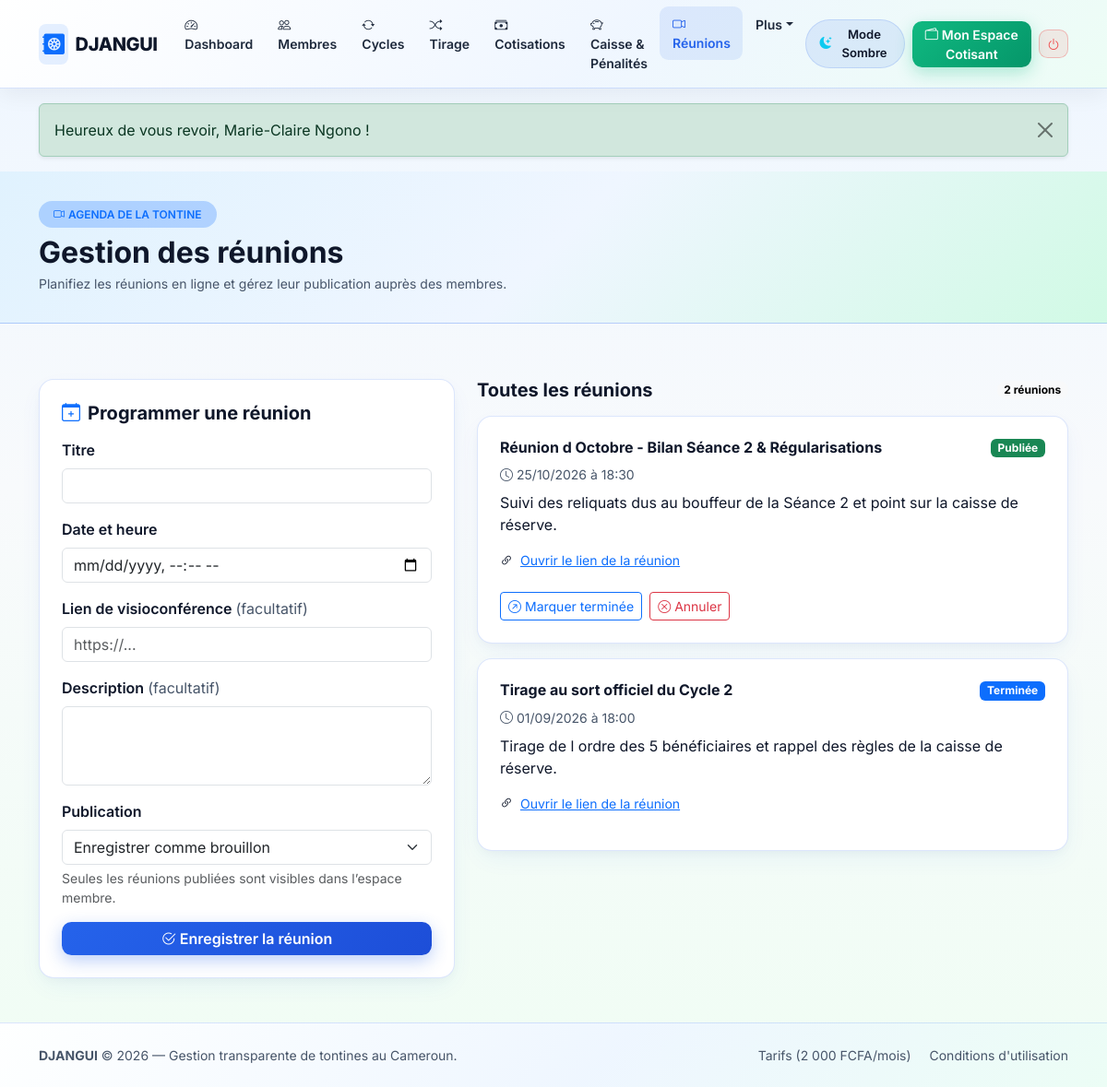
Screenshot of /admin/meetings.php (signed in) with the database file from the repository.
### tables this page shows
CREATE TABLE meetings (
    id INT UNSIGNED AUTO_INCREMENT PRIMARY KEY,
    tontine_id INT UNSIGNED NOT NULL,
    titre VARCHAR(150) NOT NULL,
    date_heure DATETIME NOT NULL,
    lien_zoom VARCHAR(500) DEFAULT NULL,
    description TEXT DEFAULT NULL,
    statut ENUM('brouillon', 'publiee', 'terminee', 'annulee') NOT NULL DEFAULT 'brouillon',
    cree_par_id INT UNSIGNED NOT NULL,
    created_at DATETIME NOT NULL DEFAULT CURRENT_TIMESTAMP,

    CONSTRAINT fk_meetings_tontine FOREIGN KEY (tontine_id) REFERENCES tontines(id) ON DELETE CASCADE ON UPDATE CASCADE,
    CONSTRAINT fk_meetings_admin FOREIGN KEY (cree_par_id) REFERENCES users(id) ON DELETE RESTRICT ON UPDATE CASCADE,
    INDEX idx_meetings_tontine_date (tontine_id, statut, date_heure)
);

### includes/functions.php (called while the page is built, shortened)
<?php
function e($texte) {
    return htmlspecialchars((string)$texte, ENT_QUOTES, 'UTF-8');
}

### admin/meetings.php (the view, shortened to what this page needs)
<?php
require_once __DIR__ . '/../includes/db.php';
require_once __DIR__ . '/../includes/functions.php';
$tontine_id = (int)$_SESSION['tontine_id'];
$stmtMeetings = $pdo->prepare("
    SELECT id, titre, date_heure, lien_zoom, description, statut
    FROM meetings
    WHERE tontine_id = ?
    ORDER BY (date_heure < NOW()) ASC,
             CASE WHEN date_heure >= NOW() THEN date_heure END ASC,
             date_heure DESC
");
$stmtMeetings->execute([$tontine_id]);
$reunions = $stmtMeetings->fetchAll();
$libelles_statut = [
    'brouillon' => 'Brouillon',
    'publiee' => 'Publiée',
    'terminee' => 'Terminée',
    'annulee' => 'Annulée',
];
$classes_statut = [
    'brouillon' => 'text-bg-secondary',
    'publiee' => 'text-bg-success',
    'terminee' => 'text-bg-primary',
    'annulee' => 'text-bg-danger',
];
require_once __DIR__ . '/../includes/header.php';
require_once __DIR__ . '/../includes/navbar.php';
?>
<div class="page-header-dark">
    <div class="container">
        <span class="badge bg-primary bg-opacity-25 text-primary px-3 py-2 rounded-pill fw-semibold mb-2">
            <i class="bi bi-camera-video me-1"></i>AGENDA DE LA TONTINE
        </span>
        <h1 class="fw-bold h2 mb-1">Gestion des réunions</h1>
        <p class="text-muted small mb-0">Planifiez les réunions en ligne et gérez leur publication auprès des membres.</p>
    </div>
</div>
<main class="container pb-5">
    <div class="row g-4 mt-1">
        <section class="col-lg-5" aria-labelledby="form-reunion-title">
            <div class="card card-djangui p-4">
                <h2 id="form-reunion-title" class="h5 fw-bold mb-3">
                    <i class="bi bi-calendar-plus text-primary me-2"></i>Programmer une réunion
                </h2>
                <form method="POST" action="meetings.php">
                    <div class="mb-3">
                        <label for="titre" class="form-label fw-semibold">Titre</label>
                        <input type="text" class="form-control" id="titre" name="titre" maxlength="150" required>
                    </div>
                    <div class="mb-3">
                        <label for="date_heure" class="form-label fw-semibold">Date et heure</label>
                        <input type="datetime-local" class="form-control" id="date_heure" name="date_heure" required>
                    </div>
                    <div class="mb-3">
                        <label for="lien_zoom" class="form-label fw-semibold">Lien de visioconférence <span class="text-muted fw-normal">(facultatif)</span></label>
                        <input type="url" class="form-control" id="lien_zoom" name="lien_zoom" maxlength="500" placeholder="https://...">
                    </div>
                    <div class="mb-3">
                        <label for="description" class="form-label fw-semibold">Description <span class="text-muted fw-normal">(facultatif)</span></label>
                        <textarea class="form-control" id="description" name="description" rows="3"></textarea>
                    </div>
                    <div class="mb-3">
                        <label for="statut" class="form-label fw-semibold">Publication</label>
                        <select class="form-select" id="statut" name="statut">
                            <option value="brouillon">Enregistrer comme brouillon</option>
                        </select>
                        <div class="form-text">Seules les réunions publiées sont visibles dans l’espace membre.</div>
                    </div>
                    <button type="submit" class="btn btn-glow-blue w-100">
                        <i class="bi bi-check2-circle me-1"></i>Enregistrer la réunion
                    </button>
                </form>
            </div>
        </section>
        <section class="col-lg-7" aria-labelledby="reunions-title">
            <div class="d-flex justify-content-between align-items-center mb-3">
                <h2 id="reunions-title" class="h5 fw-bold mb-0">Toutes les réunions</h2>
                <span class="badge rounded-pill text-bg-light"><?= count($reunions) ?> réunion<?= count($reunions) > 1 ? 's' : '' ?></span>
            </div>
            <?php if (empty($reunions)): ?>
                <div class="card card-djangui p-4 text-center text-muted">
                    <i class="bi bi-calendar2-x fs-2 mb-2"></i>
                    Aucune réunion n’est programmée. Utilisez le formulaire pour en créer une.
                </div>
            <?php else: ?>
                <div class="d-flex flex-column gap-3">
                    <?php foreach ($reunions as $reunion): ?>
                        <?php
                        $statut = $reunion['statut'];
                        $transitions_possibles = [
                            'brouillon' => ['publiee' => 'Publier'],
                            'publiee' => ['terminee' => 'Marquer terminée'],
                        ];
                        ?>
                        <article class="card card-djangui p-4">
                            <div class="d-flex flex-wrap justify-content-between align-items-start gap-2 mb-2">
                                <h3 class="h6 fw-bold mb-0"><?= e($reunion['titre']) ?></h3>
                                <span class="badge <?= e($classes_statut[$statut] ?? 'text-bg-secondary') ?>">
                                    <?= e($libelles_statut[$statut] ?? $statut) ?>
                                </span>
                            </div>
                            <p class="small text-muted mb-2">
                                <i class="bi bi-clock me-1"></i><?= date('d/m/Y à H:i', strtotime($reunion['date_heure'])) ?>
                            </p>
                            <?php if (!empty($reunion['description'])): ?>
                                <p class="mb-3"><?= nl2br(e($reunion['description'])) ?></p>
                            <?php endif; ?>
                            <?php if (!empty($reunion['lien_zoom'])): ?>
                                <p class="small mb-3">
                                    <i class="bi bi-link-45deg me-1"></i>
                                    <a href="<?= e($reunion['lien_zoom']) ?>" target="_blank" rel="noopener noreferrer">Ouvrir le lien de la réunion</a>
                                </p>
                            <?php endif; ?>
                            <?php if (!empty($transitions_possibles[$statut]) || in_array($statut, ['brouillon', 'publiee'], true)): ?>
                                <div class="d-flex flex-wrap gap-2 mt-2">
                                    <?php foreach ($transitions_possibles[$statut] ?? [] as $destination => $libelle): ?>
                                        <form method="POST" action="meetings.php">
                                            <button type="submit" class="btn btn-sm btn-outline-primary">
                                                <i class="bi bi-arrow-up-right-circle me-1"></i><?= e($libelle) ?>
                                            </button>
                                        </form>
                                    <?php endforeach; ?>
                                    <?php if (in_array($statut, ['brouillon', 'publiee'], true)): ?>
                                        <form method="POST" action="meetings.php" onsubmit="return confirm('Confirmer l’annulation de cette réunion ?');">
                                            <button type="submit" class="btn btn-sm btn-outline-danger">
                                                <i class="bi bi-x-circle me-1"></i>Annuler
                                            </button>
                                        </form>
                                    <?php endif; ?>
                                </div>
                            <?php endif; ?>
                        </article>
                    <?php endforeach; ?>
                </div>
            <?php endif; ?>
        </section>
    </div>
</main>
<?php require_once __DIR__ . '/../includes/footer.php'; ?>

### assets/css/style.css (style rules this page uses)
:root, [data-theme="light"] { --dj-bg-body: #f4f8fb; --dj-bg-body-gradient: linear-gradient(180deg, #eef6ff 0%, #f8fafc 45%, #f0fdf4 100%); --dj-bg-card: #fff; --dj-bg-section-alt: linear-gradient(135deg, #ffffff 0%, #f0f7ff 60%, #ecfdf5 100%); --dj-bg-box: #f1f5f9; --dj-text-main: #0f172a; --dj-text-muted: #475569; --dj-border-color: rgba(37, 99, 235, 0.16); --dj-navbar-bg: linear-gradient(135deg, rgba(255, 255, 255, 0.96) 0%, rgba(239, 246, 255, 0.96) 55%, rgba(236, 253, 245, 0.96) 100%); --dj-navbar-border: rgba(37, 99, 235, 0.18); --dj-navbar-shadow: 0 6px 24px rgba(15, 23, 42, 0.06); --dj-nav-link: #1e293b; --dj-nav-link-hover-bg: rgba(37, 99, 235, 0.10); --dj-nav-link-active: #2563eb; --dj-brand-text: #0f172a; --dj-hero-overlay: linear-gradient(125deg, rgba(255, 255, 255, 0.93) 0%, rgba(224, 242, 254, 0.88) 52%, rgba(209, 250, 229, 0.84) 100%); --dj-hero-title: #0f172a; --dj-hero-subtitle: #1e293b; --dj-hero-shadow: 0 2px 10px rgba(255, 255, 255, 0.8); --dj-hero-badge-bg: rgba(37, 99, 235, 0.10); --dj-hero-badge-border: rgba(37, 99, 235, 0.30); --dj-hero-invite-bg: rgba(255, 255, 255, 0.88); --dj-hero-invite-border: rgba(37, 99, 235, 0.25); --dj-phone-frame: linear-gradient(145deg, #ffffff 0%, #e2e8f0 100%); --dj-phone-border: #cbd5e1; --dj-phone-screen: #f8fafc; --dj-phone-tx-bg: #ffffff; --dj-phone-pot-bg: linear-gradient(135deg, #2563eb 0%, #0284c7 60%, #059669 100%); --dj-accent-card-bg: linear-gradient(135deg, #e0f2fe 0%, #eff6ff 50%, #d1fae5 100%); --dj-accent-card-border: rgba(37, 99, 235, 0.28); --dj-accent-card-text: #0f172a; --dj-accent-subbox-bg: rgba(255, 255, 255, 0.85); --dj-card-shadow: 0 10px 28px -6px rgba(37, 99, 235, 0.08), 0 4px 12px -3px rgba(15, 23, 42, 0.04); --dj-hover-shadow: 0 20px 38px -8px rgba(37, 99, 235, 0.22); --dj-table-head-bg: linear-gradient(90deg, #1e3a8a 0%, #2563eb 100%); --dj-table-head-text: #ffffff; --dj-blue: #2563eb; --dj-emerald: #059669; }
body { background: var(--dj-bg-body-gradient); background-color: var(--dj-bg-body); color: var(--dj-text-main); font-family: 'Inter', system-ui, -apple-system, sans-serif; min-height: 100vh; display: flex; flex-direction: column; transition: background 0.3s ease, color 0.25s ease; overflow-x: hidden; }
.text-muted { color: var(--dj-text-muted) !important; }
.card-djangui { background-color: var(--dj-bg-card); color: var(--dj-text-main); border: 1px solid var(--dj-border-color); border-radius: 1rem; box-shadow: var(--dj-card-shadow); transition: transform 0.28s ease, box-shadow 0.28s ease, border-color 0.28s ease, background-color 0.25s ease; }
.page-header-dark { background: var(--dj-accent-card-bg); color: var(--dj-accent-card-text); padding: 2rem 0; margin-bottom: 2rem; border-bottom: 1px solid var(--dj-accent-card-border); }
.btn-glow-blue, .btn-navy { background: linear-gradient(135deg, #2563eb 0%, #1d4ed8 100%); border: none; color: #ffffff !important; font-weight: 600; border-radius: 0.65rem; box-shadow: 0 6px 18px rgba(37, 99, 235, 0.30); transition: all 0.25s ease; }

### rows the page displays
meetings: titre "Réunion d Octobre - Bilan Séance 2 & Régularisations", statut "Publiée", date_heure "25/10/2026 à 18:30", description "Suivi des reliquats dus au bouffeur de la Séance 2 et point sur la caisse de réserve.", statut "Marquer terminée"
meetings: titre "Tirage au sort officiel du Cycle 2", statut "Terminée", date_heure "01/09/2026 à 18:00", description "Tirage de l ordre des 5 bénéficiaires et rappel des règles de la caisse de réserve."

### other values shown
$_SESSION['flash_texte'] "Heureux de vous revoir, Marie-Claire Ngono !"
count($reunions) "2"
